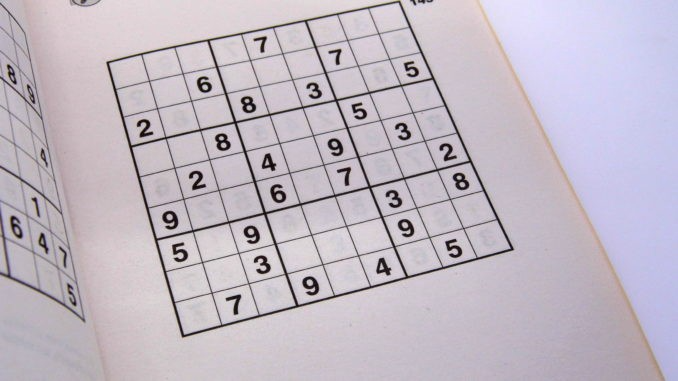
#> input picture img.png, 678 x 381 px
$ python -i preprocess.py   (imports and definitions only)
#> lines starting #> are read from the running program, lines starting #| are printed output that depends on the picture; after the words box and inside, x2 and y2 are one past the last pixel; in counts of white or black regions, pixels touching at a corner belong together
import operator
import cv2
import numpy as np


def _main_feature_extraction(img: np.ndarray, skip_dilate: bool = True) -> np.ndarray:
    """
    Uses a blurring function, adaptive thresholding and dilation to expose
    the main features of an image.
    :param img: The image which should be processed
    :param skip_dilate: Boolean whether dilate should be skipped or not
    :return: Returns a black and white image of the input.
    """

    # Gaussian blur with a kernel size (height, width) of 9.
    # Note that kernel sizes must be positive and odd and the kernel must be
    # square.
    proc = cv2.GaussianBlur(img.copy(), (9, 9), 0)

    # Adaptive threshold using 11 nearest neighbour pixels
    proc = cv2.adaptiveThreshold(
        proc, 255, cv2.ADAPTIVE_THRESH_GAUSSIAN_C, cv2.THRESH_BINARY, 11, 2
    )

    # Invert colours, so grid lines have non-zero pixel values.
    proc = cv2.bitwise_not(proc)

    # Dilating the image helps!
    if not skip_dilate:
        # Dilate the image to increase the size of the grid lines.
        kernel = np.array(
            [[0.0, 1.0, 0.0], [1.0, 1.0, 1.0], [0.0, 1.0, 0.0]], np.uint8
        )
        proc = cv2.dilate(proc, kernel)

    return proc


def _find_corners_of_largest_polygon(img: np.ndarray) -> list:
    """
    Finds the 4 extreme corners of the largest contour in the image.
    :param img: The image where the 4 extreme corners should be searched.
    :return: The position of the four extreme corners.
    """

    # Find contours
    contours, h = cv2.findContours(
        img.copy(), cv2.RETR_EXTERNAL, cv2.CHAIN_APPROX_SIMPLE
    )

    # Sort by area, descending
    contours = sorted(
        contours, key=cv2.contourArea, reverse=True
    )
    polygon = contours[0]  # Largest image

    # Bottom-right point has the largest (x + y) value
    # Top-left has point smallest (x + y) value
    # Bottom-left point has smallest (x - y) value
    # Top-right point has largest (x - y) value
    bottom_right, _ = max(
        enumerate([pt[0][0] + pt[0][1] for pt in polygon]),
        key=operator.itemgetter(1),
    )
    top_left, _ = min(
        enumerate([pt[0][0] + pt[0][1] for pt in polygon]),
        key=operator.itemgetter(1),
    )
    bottom_left, _ = min(
        enumerate([pt[0][0] - pt[0][1] for pt in polygon]),
        key=operator.itemgetter(1),
    )
    top_right, _ = max(
        enumerate([pt[0][0] - pt[0][1] for pt in polygon]),
        key=operator.itemgetter(1),
    )

    # Return an array of all 4 points using the indices
    # Each point is in its own array of one coordinate
    return [
        polygon[top_left][0],
        polygon[top_right][0],
        polygon[bottom_right][0],
        polygon[bottom_left][0],
    ]


def _crop_and_warp(img: np.ndarray, crop_rect: list) -> np.ndarray:
    """
    Crops and warps a rectangular section from an image into a square of
    similar size.
    :param img: The image to be cropped and warped.
    :param crop_rect: The positions of the corners.
    :return: Returns the cropped and warped image.
    """

    # Rectangle described by top left, top right, bottom right and bottom left
    # points.
    top_left, top_right, bottom_right, bottom_left = (
        crop_rect[0],
        crop_rect[1],
        crop_rect[2],
        crop_rect[3],
    )

    # Explicitly set the data type to float32 or `getPerspectiveTransform`
    # will throw an error.
    src = np.array(
        [top_left, top_right, bottom_right, bottom_left], dtype="float32"
    )

    def distance_between(x, y):
        return np.sqrt((x[0] - y[0]) ** 2 + (x[1] - y[1]) ** 2)

    # Get the longest side in the rectangle
    side = max(
        [
            distance_between(bottom_right, top_right),
            distance_between(top_left, bottom_left),
            distance_between(bottom_right, bottom_left),
            distance_between(top_left, top_right),
        ]
    )

    # Describe a square with side of the calculated length, this is the new
    # perspective we want to warp to.
    dst = np.array(
        [[0, 0], [side - 1, 0], [side - 1, side - 1], [0, side - 1]],
        dtype="float32",
    )

    # Gets the transformation matrix for skewing the image to fit a square by
    # comparing the 4 before and after points.
    m = cv2.getPerspectiveTransform(src, dst)

    # Performs the transformation on the original image
    warp = cv2.warpPerspective(img, m, (int(side), int(side)))
    return warp


def _split_up(img: np.ndarray) -> list:
    """
    Split up the picture in 81 even partial images.
    :param img: The image to be split up.
    :return: Returns a list of 81 even parts of the input Image.
    """

    y_offset: int = int(img.shape[0] / 9)
    x_offset: int = int(img.shape[1] / 9)
    x_threshold: int = 0
    y_threshold: int = 0
    split_board: list = []
    for i in range(9):
        for j in range(9):
            split_board.append(cv2.resize(_remove_board_borders(img[y_threshold: y_threshold + y_offset,
                                                                x_threshold: x_threshold + x_offset]), (64, 64)))
            x_threshold += x_offset
        x_threshold = 0
        y_threshold += y_offset
    return split_board


def _remove_board_borders(img: np.ndarray) -> np.ndarray:
    """
    Removes 20% of the image on each side.
    :param img: The image where the borders should be removed.
    :return: Returns the image with the removed borders.
    """

    y_offset: int = int(img.shape[0] / 5)
    x_offset: int = int(img.shape[1] / 5)
    return img[y_offset: -y_offset, x_offset: -x_offset]


def pre_process_image(img: np.ndarray) -> list[np.ndarray]:
    """
    Preprocesses a image to split up in 81 even partial images, where each represents a cell from the sudoku.
    :param img: The image to split up.
    :return: Return a list of 81 images where each one is a cell from the sudoku.
    """

    feature_extracted_img: np.ndarray = _main_feature_extraction(img)
    return _split_up(_crop_and_warp(feature_extracted_img, _find_corners_of_largest_polygon(feature_extracted_img)))

>>> import cv2
>>> picture = cv2.imread('../img.png', cv2.IMREAD_GRAYSCALE)
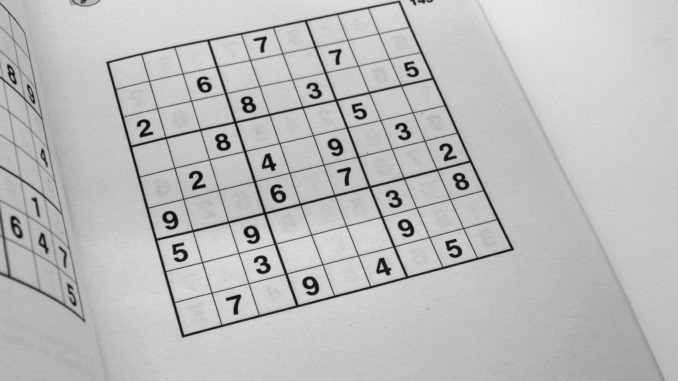
#> picture: shape (381, 678); min 1, max 233, mean 188.3
>>> result = pre_process_image(picture)
#> in _main_feature_extraction, `proc = cv2.GaussianBlur(img.copy(), (9, 9), 0)`:
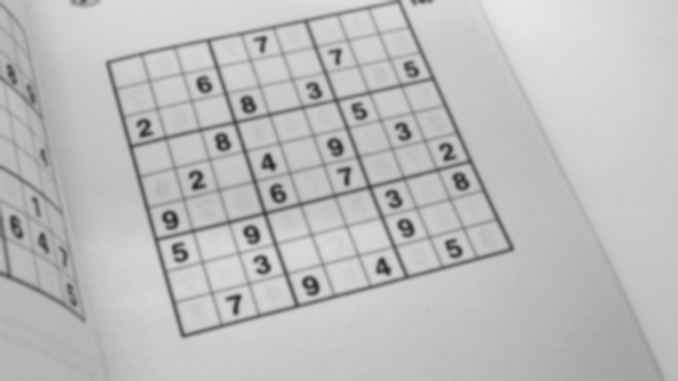
#> proc: shape (381, 678); min 36, max 230, mean 188.3
#> in _main_feature_extraction, `proc = cv2.adaptiveThreshold( proc, 255, cv2.ADAPTIVE_THRESH_GAUSSIAN_..`:
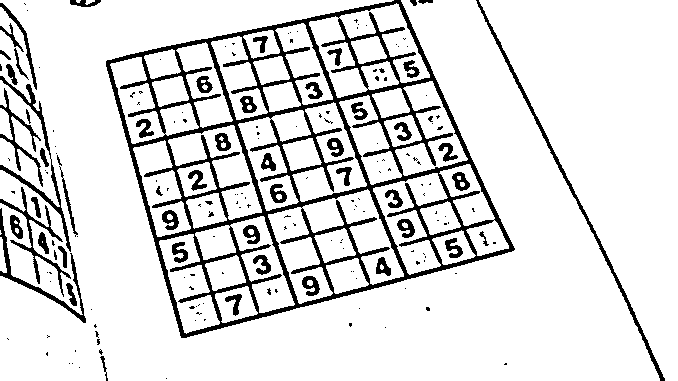
#> proc: shape (381, 678); 87.1% white; 193 black regions (136 under 20 px), largest, box (x1, y1, x2, y2) and area: (106, 0, 515, 338) 21017, (476, 0, 665, 381) 1500, (0, 76, 71, 252) 1034
#> in _main_feature_extraction, `proc = cv2.bitwise_not(proc)`: proc: shape (381, 678); 12.9% white; 193 white regions (136 under 20 px)
#> in _find_corners_of_largest_polygon, `contours, h = cv2.findContours( img.copy(), cv2.RETR_EXTERNAL, cv2.CHA..`: contours = 61 contours, 39 with area under 20; largest, box (x1, y1, x2, y2) and area: (106, 0, 515, 338) 90082, (476, 0, 665, 381) 1116, (0, 76, 71, 252) 761, (0, 208, 86, 323) 632, (0, 187, 71, 297) 590; h = 61 rows, first 6: [1, -1, -1, -1], [2, 0, -1, -1], [3, 1, -1, -1], [4, 2, -1, -1], [5, 3, -1, -1], [6, 4, -1, -1]
#> in _find_corners_of_largest_polygon, `polygon = contours[0]`: polygon = contour of 676 points, box (x1, y1, x2, y2) (106, 0, 515, 338), area 90082
#> in _find_corners_of_largest_polygon, `bottom_right, _ = max( enumerate([pt[0][0] + pt[0][1] for pt in polygo..`: bottom_right = 447
#> in _find_corners_of_largest_polygon, `top_left, _ = min( enumerate([pt[0][0] + pt[0][1] for pt in polygon]),..`: top_left = 120
#> in _find_corners_of_largest_polygon, `bottom_left, _ = min( enumerate([pt[0][0] - pt[0][1] for pt in polygon..`: bottom_left = 272
#> in _find_corners_of_largest_polygon, `top_right, _ = max( enumerate([pt[0][0] - pt[0][1] for pt in polygon])..`: top_right = 675
#> in _crop_and_warp, `top_left, top_right, bottom_right, bottom_left = ( crop_rect[0], crop_..`: top_left = [107, 60]; top_right = [400, 0]; bottom_right = [513, 250]; bottom_left = [181, 337]
#> in _crop_and_warp, `src = np.array( [top_left, top_right, bottom_right, bottom_left], dtyp..`: src = [[107, 60], [400, 0], [513, 250], [181, 337]]
#> in _crop_and_warp, `side = max( [ distance_between(bottom_right, top_right), distance_betw..`: side = 343.2
#> in _crop_and_warp, `dst = np.array( [[0, 0], [side - 1, 0], [side - 1, side - 1], [0, side..`: dst = [[0, 0], [342.2, 0], [342.2, 342.2], [0, 342.2]]
#> in _crop_and_warp, `m = cv2.getPerspectiveTransform(src, dst)`: m = [[1.07, -0.287, -97.79], [0.286, 1.4, -114.5], [-7.31e-05, 0.000614, 1]]
#> in _crop_and_warp, `warp = cv2.warpPerspective(img, m, (int(side), int(side)))`:
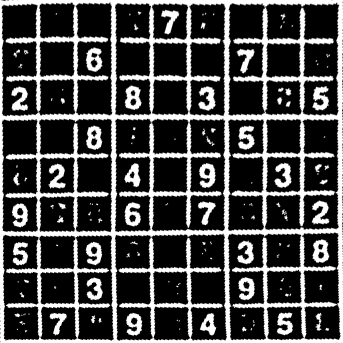
#> warp: shape (343, 343); min 0, max 255, mean 71.7
#> in _split_up, `y_offset: int = int(img.shape[0] / 9)`: y_offset = 38
#> the loop in _split_up, `for i in range(9):` made 9 passes
#> y_threshold on passes 1 to 9: 38, 76, 114, 152, 190, 228, 266, 304, 342
#> after the loop in _split_up, `for i in range(9):`: split_board = 81 items; y_threshold = 342
#> result = 81 items
